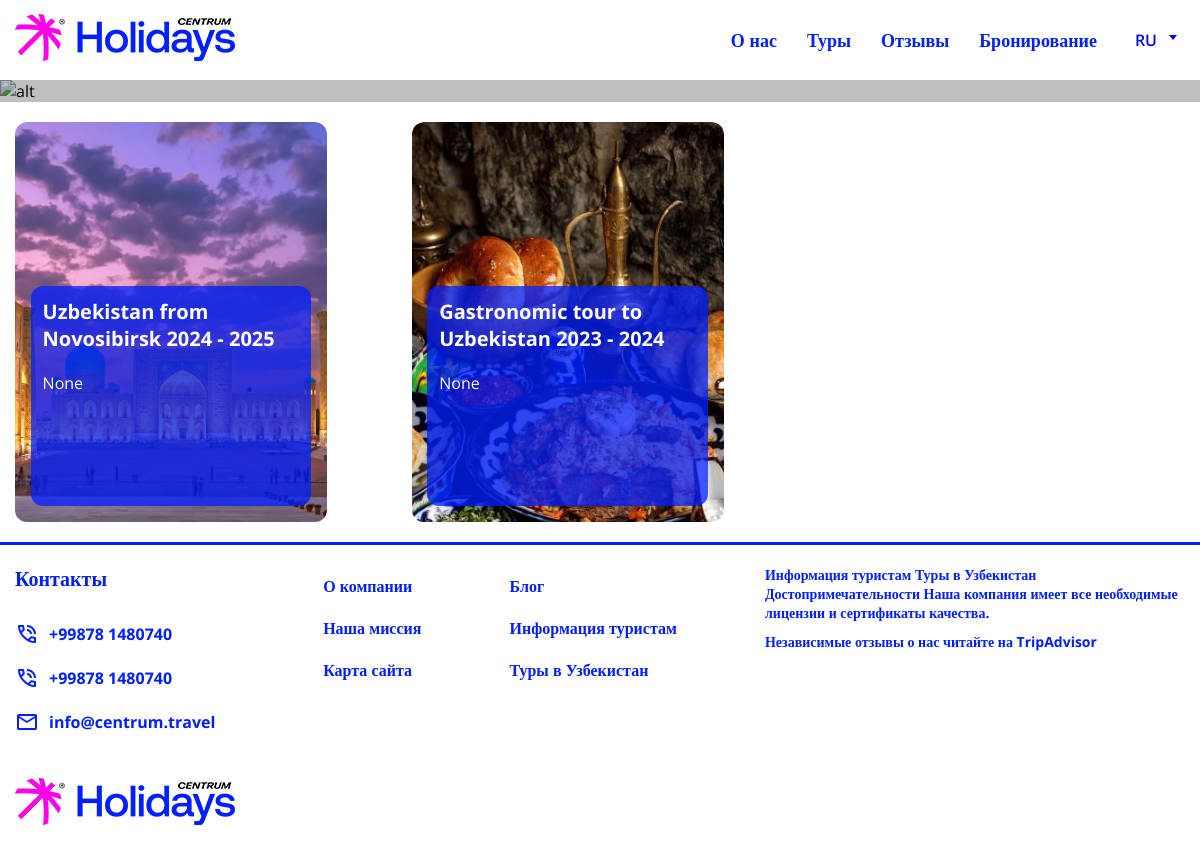
/ru/destinations/tashkent/, run on an earlier commit of the app's database.
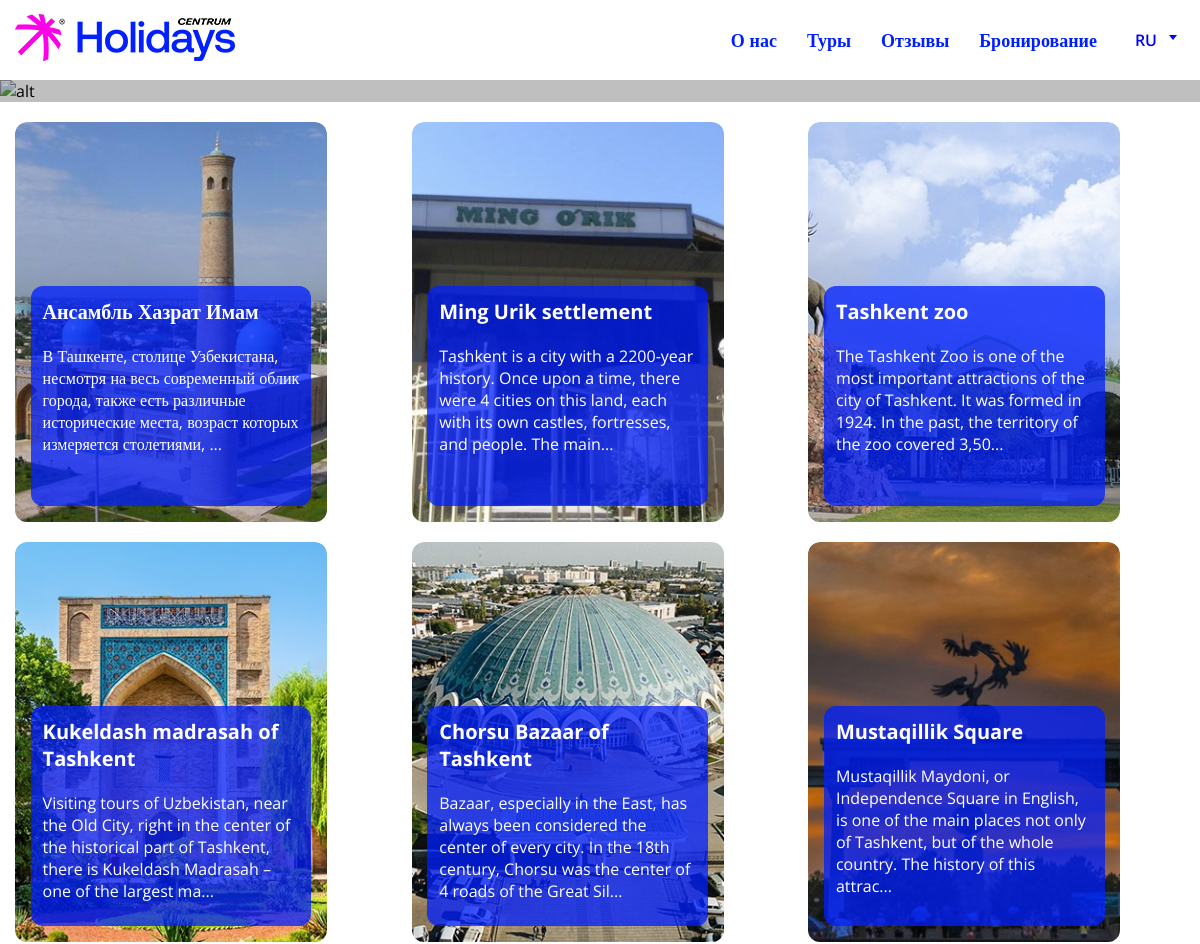
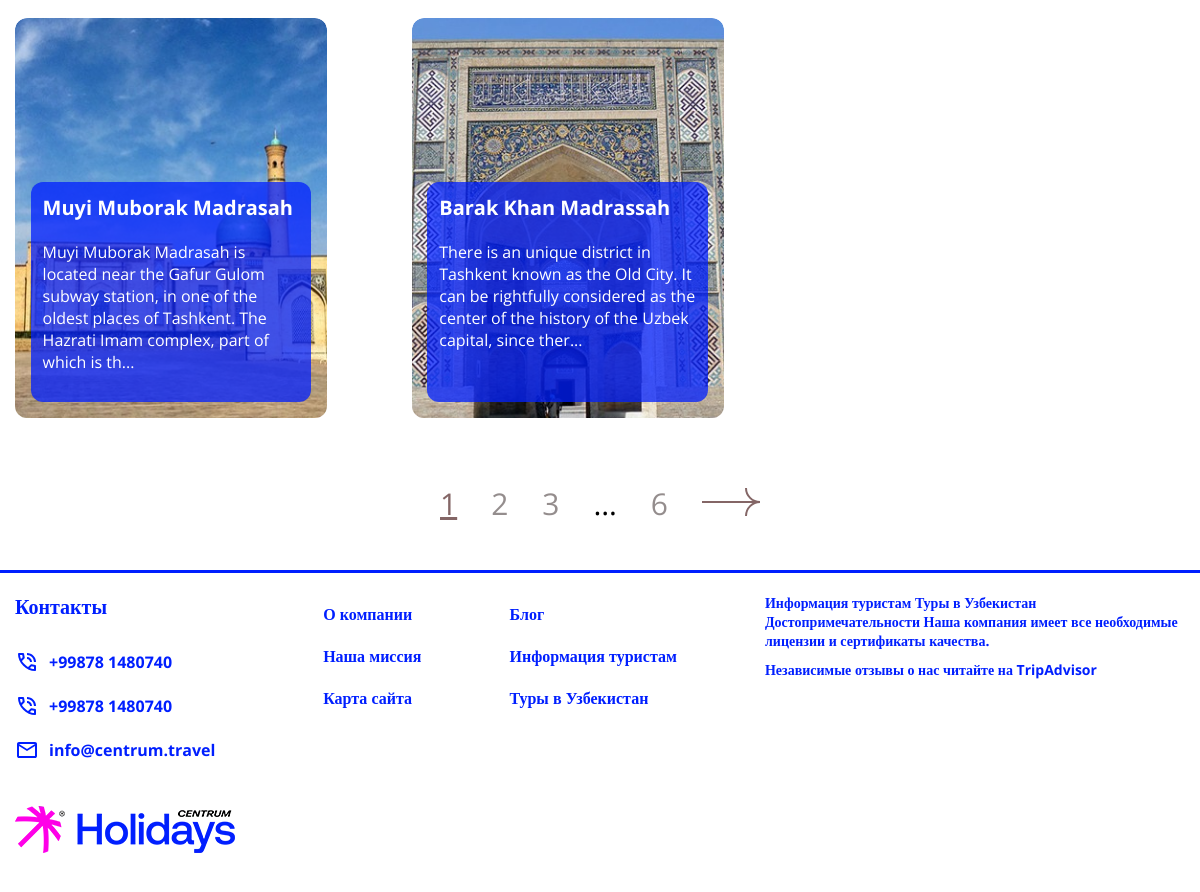
And on a later commit of the database (2 pictures, top to bottom).
### core/models.py (models this page shows, shortened)
class Tour(models.Model):
    title = models.CharField(verbose_name='Заголовок', max_length=100)
    preview = models.ImageField(verbose_name='Заставка', upload_to='tours/', null=True, blank=True)
    price = models.IntegerField(verbose_name='Стоимость', null=True, blank=True)
    days = models.PositiveSmallIntegerField(verbose_name='Дней', null=True, blank=True)
    nights = models.PositiveSmallIntegerField(verbose_name='Ночей', null=True, blank=True)
    short_description = models.TextField(max_length=500, verbose_name='Краткое описание', null=True, blank=True)
    full_description = RichTextField(verbose_name='Полное описание', blank=True, null=True)
    is_popular = models.BooleanField(verbose_name='Популярный тур?', default=False)
    is_recommended = models.BooleanField(verbose_name='Рекомендуемый тур?', default=False)
    destination = models.ForeignKey(Destination, on_delete=models.CASCADE, verbose_name='Направление', null=True)
    slug = models.SlugField(blank=True)
    class Meta:
        verbose_name = 'Тур'
        verbose_name_plural = 'Туры'

### core/views.py (the view)
# urls.py: path('destinations/<slug:slug>/', views.destinations_view, name='destinations'),
def destinations_view(request, slug):
    destination = models.Destination.objects.get(slug=slug)
    tours = models.Tour.objects.filter(destination=destination)
    paginator = Paginator(tours, 8)
    page = request.GET.get('page')
    qs = paginator.get_page(page)
    context = {
        'title': destination.title,
        'tours': qs
    }
    return render(request, 'core/destinations.html', context)

### core/templates/core/destinations.html (shortened to what this page needs)
{% extends 'base.html' %}
{% block content %}
    <main class="destination__main">
        <section class="destination__main-content">
            <img src="https://canaan.travel/wp-content/uploads/2022/09/Tashkent_tower-2-scaled.webp" alt="alt">
            <h1 class="destination__main-title">{{ title }}</h1></section>
        <section class="destination__main-items container">
            {% for tour in tours %}
                <a href="destinations.html" class="popular__destinations-cards-item">
                    <img src="{{ tour.preview.url }}" alt="card-item">
                    <div class="popular__destinations-cards-item-content">
                        <h4 class="popular__destinations-cards-item-title">{{ tour.title }}</h4>
                        <p class="popular__destinations-cards-item-descr">{{ tour.short_description }}</p>
                    </div>
                </a>
            {% endfor %}
        </section>
    {% include 'components/_pagination.html' %}
    </main>
{% endblock %}

What changed in the data, as far as the page shows it:
removed Tour: preview (picture), title "Uzbekistan from Novosibirsk 2024 - 2025", short_description "None"
removed Tour: preview (picture), title "Gastronomic tour to Uzbekistan 2023 - 2024", short_description "None"
now on this page (row edited): Tour: preview (picture), title "Ансамбль Хазрат Имам", short_description "В Ташкенте, столице Узбекистана, несмотря на весь современный облик города, также есть различные исторические места, возраст которых измеряется столетиями, ..."
now on this page (row edited): Tour: preview (picture), title "Ming Urik settlement", short_description "Tashkent is a city with a 2200-year history. Once upon a time, there were 4 cities on this land, each with its own castles, fortresses, and people. The main..."
now on this page (row edited): Tour: preview (picture), title "Tashkent zoo", short_description "The Tashkent Zoo is one of the most important attractions of the city of Tashkent. It was formed in 1924. In the past, the territory of the zoo covered 3,50..."
now on this page (row edited): Tour: preview (picture), title "Kukeldash madrasah of Tashkent", short_description "Visiting tours of Uzbekistan, near the Old City, right in the center of the historical part of Tashkent, there is Kukeldash Madrasah – one of the largest ma..."
now on this page (row edited): Tour: preview (picture), title "Chorsu Bazaar of Tashkent", short_description "Bazaar, especially in the East, has always been considered the center of every city. In the 18th century, Chorsu was the center of 4 roads of the Great Sil..."
now on this page (row edited): Tour: preview (picture), title "Mustaqillik Square", short_description "Mustaqillik Maydoni, or Independence Square in English, is one of the main places not only of Tashkent, but of the whole country. The history of this attrac..."
added Tour: preview (picture), title "Muyi Muborak Madrasah", short_description "Muyi Muborak Madrasah is located near the Gafur Gulom subway station, in one of the oldest places of Tashkent. The Hazrati Imam complex, part of which is th..."
added Tour: preview (picture), title "Barak Khan Madrassah", short_description "There is an unique district in Tashkent known as the Old City. It can be rightfully considered as the center of the history of the Uzbek capital, since ther..."
Also different on the page:
{{ tours.paginator.num_pages }}: (not shown) → "6"
new list line: "1"
new list line: "2"
new list line: "3"
